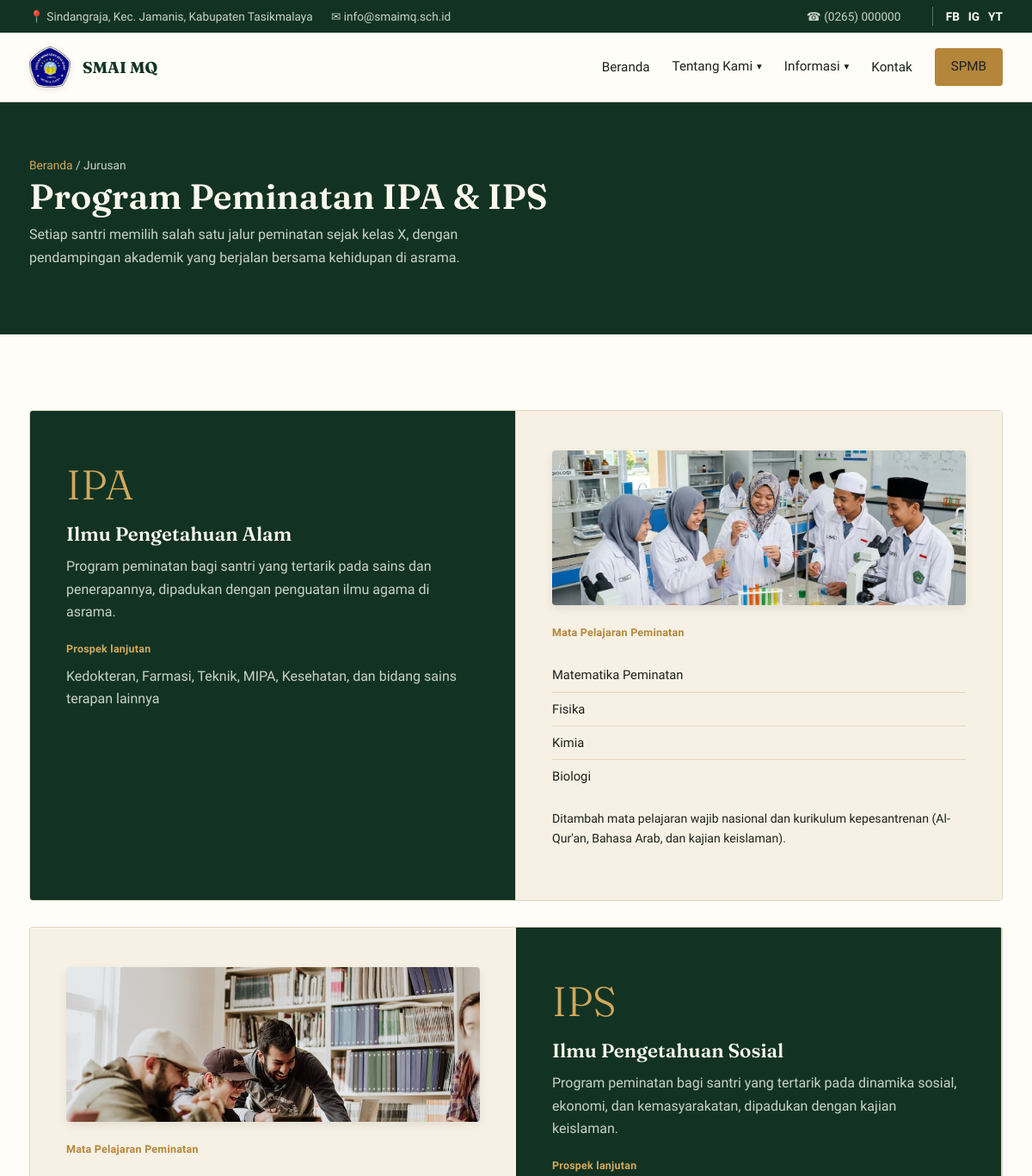
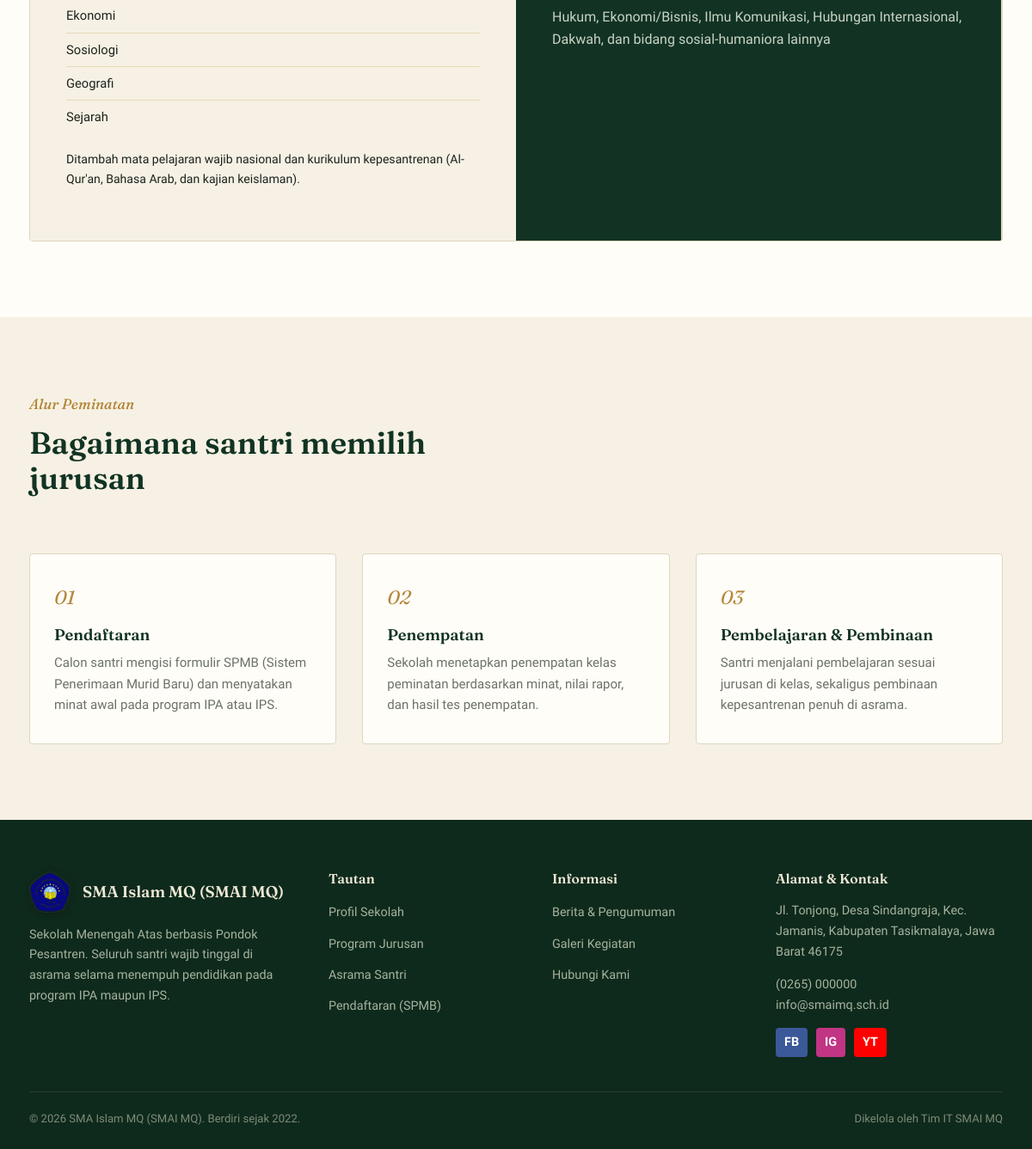
The app's page /jurusan.php with its own data (2 pictures, top to bottom).
### tables this page shows
CREATE TABLE profil_sekolah (
    id INT AUTO_INCREMENT PRIMARY KEY,
    nama_sekolah VARCHAR(150) NOT NULL,
    npsn VARCHAR(20) DEFAULT NULL,
    tahun_berdiri YEAR NOT NULL,
    alamat VARCHAR(255) NOT NULL,
    desa_kelurahan VARCHAR(100),
    kecamatan VARCHAR(100),
    kabupaten VARCHAR(100),
    provinsi VARCHAR(100),
    kode_pos VARCHAR(10),
    telepon VARCHAR(30),
    email VARCHAR(100),
    sambutan_kepsek TEXT,
    visi TEXT,
    misi TEXT,
    sejarah TEXT,
    logo VARCHAR(255) DEFAULT NULL,
    facebook VARCHAR(255) DEFAULT NULL,
    instagram VARCHAR(255) DEFAULT NULL,
    youtube VARCHAR(255) DEFAULT NULL,
    whatsapp VARCHAR(20) DEFAULT NULL,
    video_profil VARCHAR(255) DEFAULT NULL
);

CREATE TABLE jurusan (
    id INT AUTO_INCREMENT PRIMARY KEY,
    kode VARCHAR(10) NOT NULL UNIQUE,
    nama VARCHAR(100) NOT NULL,
    deskripsi TEXT,
    mata_pelajaran_unggulan TEXT,
    prospek TEXT
);

### includes/functions.php (called while the page is built, shortened)
<?php
function e($string) {
    return htmlspecialchars($string ?? '', ENT_QUOTES, 'UTF-8');
}

### jurusan.php (the view, shortened to what this page needs)
<?php
require_once __DIR__ . '/config/database.php';
require_once __DIR__ . '/includes/functions.php';
$halaman_aktif = 'jurusan';
$jurusan = $pdo->query("SELECT * FROM jurusan ORDER BY kode")->fetchAll();
require __DIR__ . '/includes/header.php';
?>
<div class="header-halaman">
    <div class="wadah">
        <span class="jejak"><a href="index.php">Beranda</a> / Jurusan</span>
        <h1>Program Peminatan IPA &amp; IPS</h1>
        <p style="color:#C9D3C6; max-width:60ch;">Setiap santri memilih salah satu jalur peminatan sejak kelas X, dengan pendampingan akademik yang berjalan bersama kehidupan di asrama.</p>
    </div>
</div>
<section>
    <div class="wadah">
        <?php foreach ($jurusan as $i => $j): ?>
        <div class="panel-jurusan" style="margin-bottom: <?= $i < count($jurusan) - 1 ? '30px' : '0' ?>;">
            <div class="panel" style="<?= $i % 2 === 1 ? 'order:2;' : '' ?>">
                <span class="panel-kode"><?= e($j['kode']) ?></span>
                <h3><?= e($j['nama']) ?></h3>
                <p><?= e($j['deskripsi']) ?></p>
                <span class="panel-label">Prospek lanjutan</span>
                <p style="margin-top:6px;"><?= e($j['prospek']) ?></p>
            </div>
            <div class="panel" style="<?= $i % 2 === 1 ? 'order:1;' : '' ?>">
                <div style="border-radius:var(--radius); overflow:hidden; margin-bottom:18px; height:180px; box-shadow:0 4px 12px rgba(0,0,0,0.08);">
                    <img src="<?= BASE_URL ?>assets/img/jurusan/<?= !empty($j['gambar']) && file_exists(__DIR__ . '/assets/img/jurusan/' . $j['gambar']) ? e($j['gambar']) : (strtolower($j['kode']) . '.jpg') ?>" alt="<?= e($j['nama']) ?>" style="width:100%; height:100%; object-fit:cover; display:block;">
                </div>
                <span class="panel-label">Mata Pelajaran Peminatan</span>
                <ul class="panel-daftar">
                    <?php foreach (explode(',', $j['mata_pelajaran_unggulan']) as $mp): ?>
                        <li><?= e(trim($mp)) ?></li>
                    <?php endforeach; ?>
                </ul>
                <p style="margin-top:18px; font-size:0.88rem;">Ditambah mata pelajaran wajib nasional dan kurikulum kepesantrenan (Al-Qur'an, Bahasa Arab, dan kajian keislaman).</p>
            </div>
        </div>
        <?php endforeach; ?>
    </div>
</section>
<section class="bg-krem">
    <div class="wadah">
        <div class="intro-bagian">
            <div>
                <span class="label-bagian">Alur Peminatan</span>
                <h2 class="judul-bagian">Bagaimana santri memilih jurusan</h2>
            </div>
        </div>
        <div class="grid-3">
            <div class="kartu">
                <span class="angka">01</span>
                <h3>Pendaftaran</h3>
                <p>Calon santri mengisi formulir SPMB (Sistem Penerimaan Murid Baru) dan menyatakan minat awal pada program IPA atau IPS.</p>
            </div>
            <div class="kartu">
                <span class="angka">02</span>
                <h3>Penempatan</h3>
                <p>Sekolah menetapkan penempatan kelas peminatan berdasarkan minat, nilai rapor, dan hasil tes penempatan.</p>
            </div>
            <div class="kartu">
                <span class="angka">03</span>
                <h3>Pembelajaran &amp; Pembinaan</h3>
                <p>Santri menjalani pembelajaran sesuai jurusan di kelas, sekaligus pembinaan kepesantrenan penuh di asrama.</p>
            </div>
        </div>
    </div>
</section>
<?php require __DIR__ . '/includes/footer.php'; ?>

### includes/header.php (shortened to what this page needs)
<?php
$profil = $pdo->query("SELECT * FROM profil_sekolah LIMIT 1")->fetch();
$halaman_aktif = $halaman_aktif ?? '';
?>
<!DOCTYPE html>
<html lang="id">
<head>
<link rel="stylesheet" href="<?= BASE_URL ?>assets/css/style.css">
</head>
<body>
<div class="topbar">
    <div class="wadah">
        <div>
            <span>📍 <?= e($profil['desa_kelurahan'] ?? '') ?>, <?= e($profil['kecamatan'] ?? '') ?>, <?= e($profil['kabupaten'] ?? '') ?></span>
            <span>✉ <?= e($profil['email'] ?? '') ?></span>
        </div>
        <div>
            <span>☎ <?= e($profil['telepon'] ?? '') ?></span>
            <div style="display:inline-flex; align-items:center; gap:10px; margin-left:15px; border-left:1px solid rgba(255,255,255,0.3); padding-left:15px;">
                <?php if(!empty($profil['facebook'])): ?><a href="<?= e($profil['facebook']) ?>" target="_blank" style="color:white; text-decoration:none; font-weight:bold;">FB</a><?php endif; ?>
                <?php if(!empty($profil['instagram'])): ?><a href="<?= e($profil['instagram']) ?>" target="_blank" style="color:white; text-decoration:none; font-weight:bold;">IG</a><?php endif; ?>
                <?php if(!empty($profil['youtube'])): ?><a href="<?= e($profil['youtube']) ?>" target="_blank" style="color:white; text-decoration:none; font-weight:bold;">YT</a><?php endif; ?>
            </div>
        </div>
    </div>
</div>
<header class="situs">
    <div class="navbar wadah">
        <a href="<?= BASE_URL ?>index.php" class="merek">
            <img src="<?= BASE_URL ?>assets/img/logo.png" alt="Logo SMAI MQ" class="logo-sekolah">
            <span class="merek-teks">
                <strong>SMAI MQ</strong>
            </span>
        </a>
        <nav class="menu-utama">
            <ul>
                <li><a href="<?= BASE_URL ?>index.php" class="<?= $halaman_aktif === 'beranda' ? 'aktif' : '' ?>">Beranda</a></li>
                <li class="menu-dropdown <?= in_array($halaman_aktif, ['profil', 'jurusan', 'asrama', 'fasilitas', 'guru', 'prestasi', 'ekstrakurikuler']) ? 'aktif' : '' ?>">
                    <a href="javascript:void(0)" class="dropdown-toggle">Tentang Kami <span class="panah-bawah">&#9662;</span></a>
                </li>
                <li class="menu-dropdown <?= in_array($halaman_aktif, ['berita', 'galeri', 'pengumuman', 'unduhan', 'alumni', 'kalender', 'karya']) ? 'aktif' : '' ?>">
                    <a href="javascript:void(0)" class="dropdown-toggle">Informasi <span class="panah-bawah">&#9662;</span></a>
                </li>
                <li><a href="<?= BASE_URL ?>kontak.php" class="<?= $halaman_aktif === 'kontak' ? 'aktif' : '' ?>">Kontak</a></li>
                <li><a href="https://spmb.ponpes-mhmq.my.id/" target="_blank" class="btn btn-emas" style="padding:8px 18px;">SPMB</a></li>
            </ul>
        </nav>
    </div>
</header>

### includes/footer.php (shortened to what this page needs)
<footer class="situs">
    <div class="wadah">
        <div class="footer-grid">
            <div>
                <div style="display:flex; align-items:center; gap:14px; margin-bottom:14px;">
                    <img src="<?= BASE_URL ?>assets/img/logo.png" alt="Logo SMAI MQ" style="width:48px; height:auto; filter:drop-shadow(0 2px 4px rgba(0,0,0,0.3));">
                    <h4 style="margin:0; font-size:1.15rem;"><?= e($profil['nama_sekolah']) ?></h4>
                </div>
                <p>Sekolah Menengah Atas berbasis Pondok Pesantren. Seluruh santri wajib tinggal di asrama selama menempuh pendidikan pada program IPA maupun IPS.</p>
            </div>
            <div>
                <h4>Tautan</h4>
                <ul>
                    <li><a href="<?= BASE_URL ?>profil.php">Profil Sekolah</a></li>
                    <li><a href="<?= BASE_URL ?>jurusan.php">Program Jurusan</a></li>
                    <li><a href="<?= BASE_URL ?>asrama.php">Asrama Santri</a></li>
                    <li><a href="https://spmb.ponpes-mhmq.my.id/" target="_blank">Pendaftaran (SPMB)</a></li>
                </ul>
            </div>
            <div>
                <h4>Informasi</h4>
                <ul>
                    <li><a href="<?= BASE_URL ?>berita.php">Berita &amp; Pengumuman</a></li>
                    <li><a href="<?= BASE_URL ?>galeri.php">Galeri Kegiatan</a></li>
                    <li><a href="<?= BASE_URL ?>kontak.php">Hubungi Kami</a></li>
                </ul>
            </div>
            <div>
                <h4>Alamat &amp; Kontak</h4>
                <p>
                    <?= e($profil['alamat']) ?>, Desa <?= e($profil['desa_kelurahan']) ?>,
                    <?= e($profil['kecamatan']) ?>, <?= e($profil['kabupaten']) ?>,
                    <?= e($profil['provinsi']) ?> <?= e($profil['kode_pos']) ?>
                </p>
                <p><?= e($profil['telepon']) ?><br><?= e($profil['email']) ?></p>
                <div style="margin-top:15px; display:flex; gap:10px;">
                    <?php if(!empty($profil['facebook'])): ?><a href="<?= e($profil['facebook']) ?>" target="_blank" style="display:inline-block; padding:5px 10px; background:#3b5998; color:white; border-radius:4px; text-decoration:none; font-weight:bold;">FB</a><?php endif; ?>
                    <?php if(!empty($profil['instagram'])): ?><a href="<?= e($profil['instagram']) ?>" target="_blank" style="display:inline-block; padding:5px 10px; background:#C13584; color:white; border-radius:4px; text-decoration:none; font-weight:bold;">IG</a><?php endif; ?>
                    <?php if(!empty($profil['youtube'])): ?><a href="<?= e($profil['youtube']) ?>" target="_blank" style="display:inline-block; padding:5px 10px; background:#FF0000; color:white; border-radius:4px; text-decoration:none; font-weight:bold;">YT</a><?php endif; ?>
                </div>
            </div>
        </div>
        <div class="footer-bawah">
            <span>&copy; <?= date('Y') ?> <?= e($profil['nama_sekolah']) ?>. Berdiri sejak <?= e($profil['tahun_berdiri']) ?>.</span>
            <span>Dikelola oleh Tim IT SMAI MQ</span>
        </div>
    </div>
</footer>
</body>
</html>

### records on screen
profil_sekolah: desa_kelurahan "Sindangraja", kecamatan "Kec. Jamanis", kabupaten "Kabupaten Tasikmalaya", email "info@smaimq.sch.id", telepon "(0265) 000000", nama_sekolah "SMA Islam MQ (SMAI MQ)", alamat "Jl. Tonjong", provinsi "Jawa Barat", kode_pos "46175", tahun_berdiri "2022"
jurusan: kode "IPA", nama "Ilmu Pengetahuan Alam", deskripsi "Program peminatan bagi santri yang tertarik pada sains dan penerapannya, dipadukan dengan penguatan ilmu agama di asrama.", prospek "Kedokteran, Farmasi, Teknik, MIPA, Kesehatan, dan bidang sains terapan lainnya", shows a picture, mata_pelajaran_unggulan "Matematika Peminatan", mata_pelajaran_unggulan "Fisika", mata_pelajaran_unggulan "Kimia", mata_pelajaran_unggulan "Biologi"
jurusan: kode "IPS", nama "Ilmu Pengetahuan Sosial", deskripsi "Program peminatan bagi santri yang tertarik pada dinamika sosial, ekonomi, dan kemasyarakatan, dipadukan dengan kajian keislaman.", prospek "Hukum, Ekonomi/Bisnis, Ilmu Komunikasi, Hubungan Internasional, Dakwah, dan bidang sosial-humaniora lainnya", shows a picture, mata_pelajaran_unggulan "Ekonomi", mata_pelajaran_unggulan "Sosiologi", mata_pelajaran_unggulan "Geografi", mata_pelajaran_unggulan "Sejarah"
